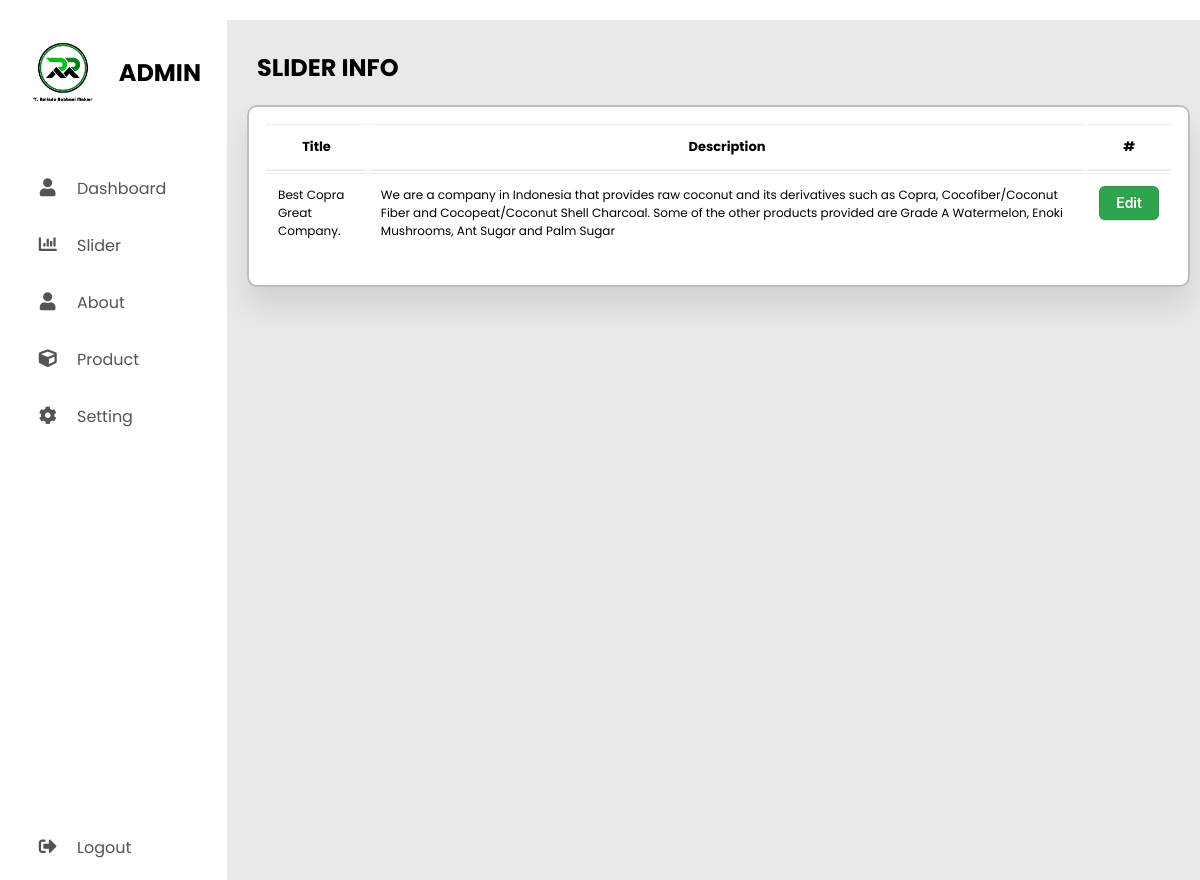
Screenshot of /admin/index.php?page=slider with the database file from the repository.
### tables this page shows
CREATE TABLE IF NOT EXISTS `slider` (
  `id` int NOT NULL AUTO_INCREMENT,
  `title` varchar(50) DEFAULT NULL,
  `desc` text,
  PRIMARY KEY (`id`)
);

### admin/slider.php (the view, shortened to what this page needs)
<section class="main">
    <div class="main-top">
    </div>
    <div class="main-body">
        <h1>SLIDER INFO</h1>
        <div class="card">
            <table class="table table-boredered table-hover">
                <thead>
                    <tr>
                        <th>Title</th>
                        <th>Description</th>
                        <th>#</th>
                    </tr>
                </thead>
                <tbody>
                    <?php
                        include('db/connection.php');
                        $query = "SELECT * FROM slider";
                        $result = mysqli_query($conn, $query);
                        while($row = mysqli_fetch_assoc($result)){
                            echo '
                                <tr>
                                    <td>'.$row['title'].'</td>
                                    <td>'.$row['desc'].'</td>
                                    <td><a href="?page=edit_slider&id='.$row['id'].'"><button class="button-3">Edit</button></td>
                                </tr>
                            ';
                        }
                    ?>
                </tbody>
        </div>
    </div>
</section>

### admin/assets/css/style.css (style rules this page uses)
* { margin: 0; padding: 0; outline: none; border: none; text-decoration: none; list-style: none; box-sizing: border-box; font-family: "Poppins", sans-serif; }
body { background: rgb(233, 233, 233); }
.main { width: 100%; }
.main-top { width: 100%; background: #fff; padding: 10px; text-align: center; font-size: 18px; letter-spacing: 2px; text-transform: uppercase; color: rgb(43, 43, 43); }
.main-body { padding: 10px 10px 10px 20px; }
h1 { margin: 20px 10px; }
.card { width: 100%; padding: 15px; cursor: pointer; border-radius: 10px; background: #fff; margin-bottom: 15px; border: 2px solid rgb(190, 190, 190); box-shadow: 0 20px 30px rgba(0, 0, 0, 0.1); }
.table { width: 100%; max-width: 100%; margin-bottom: 1rem; }
.table th, .table td { padding: 0.75rem; vertical-align: top; border-top: 1px solid #eceeef; font-size: 12px; }
.table thead th { vertical-align: bottom; border-bottom: 2px solid #eceeef; font-size: 13px; }
.button-3 { appearance: none; background-color: #2ea44f; border: 1px solid rgba(27, 31, 35, .15); border-radius: 6px; box-shadow: rgba(27, 31, 35, .1) 0 1px 0; box-sizing: border-box; color: #fff; cursor: pointer; display: inline-block; font-family: -apple-system,system-ui,"Segoe UI",Helvetica,Arial,sans-serif,"Apple Color Emoji","Segoe UI Emoji"; font-size: 14px; font-weight: 600; line-height: 20px; padding: 6px 16px; position: relative; text-align: center; text-decoration: none; user-select: none; -webkit-user-select: none; touch-action: manipulation; vertical-align: middle; white-space: nowrap; }

### rows the page displays
slider: title "Best Copra Great Company .", desc "We are a company in Indonesia that provides raw coconut and its derivatives such as Copra, Cocofiber/Coconut Fiber and Cocopeat/Coconut Shell Charcoal. Some of the other products provided are Grade A Watermelon, Enoki Mushrooms, Ant Sugar and Palm Sugar"
